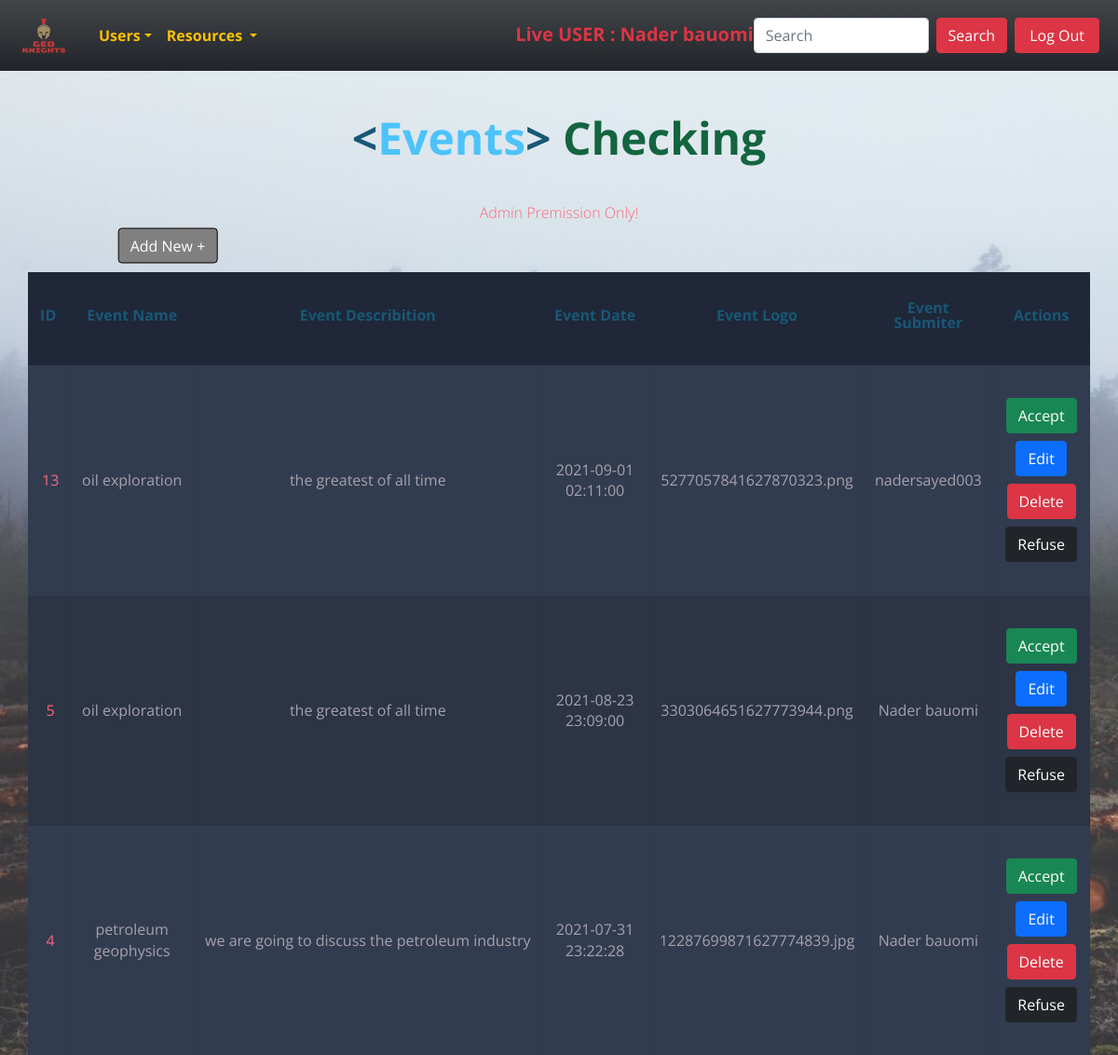
The page /admin/resources/eventsCheck/index.php (signed in) on the database its author committed.
### tables this page shows
CREATE TABLE `events_check` (
  `id` int(11) NOT NULL,
  `event_name` char(100) NOT NULL,
  `event_desc` varchar(500) NOT NULL,
  `e_date` timestamp NOT NULL DEFAULT current_timestamp() ON UPDATE current_timestamp(),
  `event_submiter` int(11) DEFAULT NULL,
  `e_logo` char(100) NOT NULL
);

CREATE TABLE `users` (
  `id` int(11) NOT NULL,
  `name` char(50) NOT NULL,
  `email` char(80) NOT NULL,
  `password` char(50) NOT NULL,
  `phone` char(11) NOT NULL,
  `gender` char(40) NOT NULL,
  `user_type` int(11) DEFAULT NULL
);

### helpers/paths.php (called while the page is built, shortened)
<?php
function css($dis){
    return   "http://" . $_SERVER['SERVER_NAME'] . "/g2p/assests/css/" . $dis;
}
?>

### admin/resources/eventsCheck/index.php (the view, shortened to what this page needs)
<?php
require "../../../helpers/paths.php";
require '../../../helpers/dbConnection.php';
require '../../../layout/navAdmin.php';
$sql = "select events_check.* , users.id as userID , users.name as submiter , users.email as userEmail from events_check join users on events_check.event_submiter = users.id order by events_check.id desc";
$op = mysqli_query($con, $sql);
?>
<!DOCTYPE html>
<html lang="en">
<head>
    <link rel="stylesheet" href="<?php echo css('display.css') ?>">
</head>
<body>
    <h1 class="m-5"><span class="blue">&lt;</span>Events<span class="blue">&gt;</span> <span class="yellow">Checking</pan>
    </h1>
    <h2>Admin Premission Only! <br><br>
    </h2>
    <a href="create.php" title="Avaliable only for Company Users to add Events to checked" class="btn btn-secondary add" style="color: #fff ;
    background-color: gray;
    border-color: black;">Add New +</a>
    <table class="container">
        <thead>
            <tr>
                <th>
                    <h1>ID</h1>
                </th>
                <th>
                    <h1>Event Name</h1>
                </th>
                <th>
                    <h1>Event Describition</h1>
                </th>
                <th>
                    <h1> Event Date</h1>
                </th>
                <th>
                    <h1>Event Logo</h1>
                </th>
                <th>
                    <h1>Event Submiter</h1>
                </th>
                <th>
                    <h1>Actions</h1>
                </th>
            </tr>
        </thead>
        <tbody>
            <?php while ($data = mysqli_fetch_assoc($op)) { ?>
                <tr>
                    <td><?php echo $data['id']; ?></td>
                    <td><?php echo $data['event_name']; ?></td>
                    <td style="white-space: nowrap;overflow: hidden;text-overflow: ellipsis; width:8%"><?php echo $data['event_desc']; ?></td>
                    <td style="text-align: center;"><?php echo $data['e_date']; ?></td>
                    <td><?php echo $data['e_logo']; ?></td>
                    <td><?php echo $data['submiter']; ?></td>
                    <td>
                        <a href="accept.php?id=<?php echo $data['id']; ?>" class="btn btn-success m-1 ">Accept</a>
                        <a href="edit.php?id=<?php echo $data['id']; ?>" class="btn btn-primary m-1 ">Edit</a>
                        <a href="delete.php?id=<?php echo $data['id'] ?>" class="btn btn-danger m-1 " style="pointer-events: none;">Delete</a>
                        <a href="mailto:<?php echo $data['userEmail'] ?>?subject=Knights Refused Event!&body=Event Refused!" class="btn btn-dark m-1 ">Refuse</a>
                    </td>
                </tr>
            <?php } ?>
        </tbody>
    </table>
</body>
</html>

### assests/css/display.css (style rules this page uses)
body { font-family: 'Open Sans', sans-serif; font-weight: 300; line-height: 1.42em; color: #A7A1AE; background: url(../images/bg.jpg); background-size: cover; background-repeat: no-repeat; perspective: 300px; }
h1 { font-size: 3em; font-weight: 300; line-height: 1em; color: #4DC3FA; font-weight: bold; text-align: center; }
h2 { font-size: 1em; font-weight: 300; text-align: center; display: block; line-height: 1em; padding-bottom: 2em; color: #FB667A; }
.blue { color: #185875; }
.yellow { color: #13653f; }
.container th h1 { font-weight: bold; font-size: 1em; text-align: center; color: #185875; }
.container td { font-weight: normal; font-size: 1em; -webkit-box-shadow: 0 2px 2px -2px #0E1119; -moz-box-shadow: 0 2px 2px -2px #0E1119; box-shadow: 0 2px 2px -2px #0E1119; }
.container { text-align: center; width: 100%; margin: 0 auto; display: table; padding: 0 0 8em 0; width: 100%; }
.container td, .container th { padding: 30px 10px; }
.container tr:nth-child(odd) { background-color: #323C50; }
.container tr:nth-child(even) { background-color: #2C3446; }
.container th { background-color: #1F2739; }
.container td:first-child { color: #FB667A; padding-left: 15px; }
.container td:last-child { display: flex; flex-direction: column; align-items: center; justify-content: space-evenly; padding: 30% 10px; }

### admin/resources/eventsCheck/index.php (style rules this page uses)
.add { text-align: center; position: absolute; left: 15%; transform: translateX(-50%) translateY(-125%); }

### rows shown on the page
events_check: id "13", event_name "oil exploration", event_desc "the greatest of all time", e_date "2021-09-01 02:11:00", e_logo "5277057841627870323.png", event_submiter.name "nadersayed003"
events_check: id "5", event_name "oil exploration", event_desc "the greatest of all time", e_date "2021-08-23 23:09:00", e_logo "3303064651627773944.png", event_submiter.name "Nader bauomi"
events_check: id "4", event_name "petroleum geophysics", event_desc "we are going to discuss the petroleum industry", e_date "2021-07-31 23:22:28", e_logo "12287699871627774839.jpg", event_submiter.name "Nader bauomi"

### other values the page prints
$_SESSION['users']["name"] "Nader bauomi"
